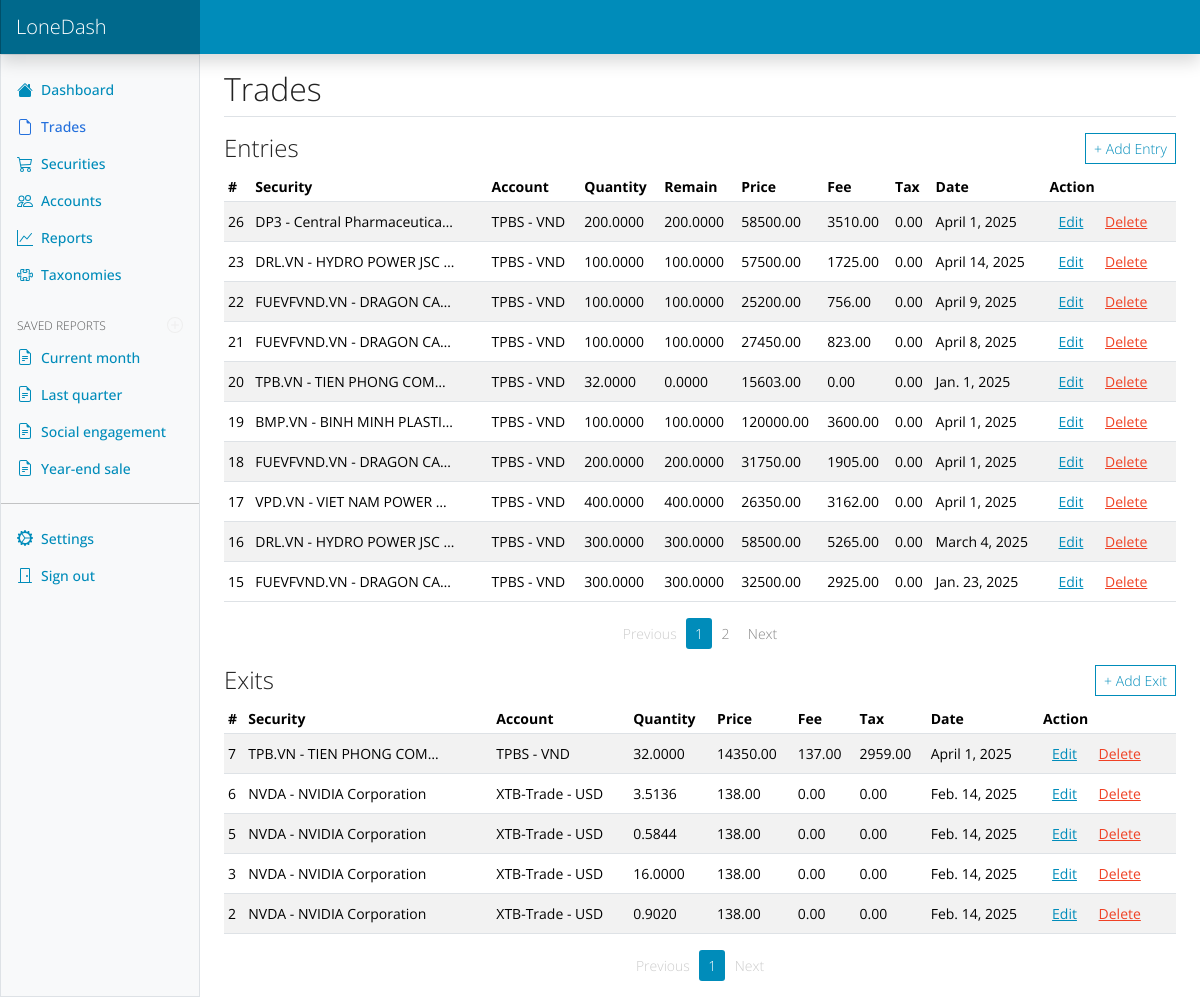
Page /trades/ (signed in) on the committed database.
### dash/models.py (models this page shows, shortened)
class TradeEntry(models.Model):
    account = models.ForeignKey(Account, on_delete=models.CASCADE, related_name='entries')
    security = models.ForeignKey('Security', on_delete=models.CASCADE, related_name='entries')
    quantity = models.DecimalField(max_digits=16, decimal_places=4)
    price = models.DecimalField(max_digits=16, decimal_places=2)
    fee = models.DecimalField(max_digits=16, decimal_places=2, default=0)
    tax = models.DecimalField(max_digits=16, decimal_places=2, default=0)
    date = models.DateField(default=date.today)
    note = models.TextField(blank=True)
    class Meta:
        ordering = ['-date']
    def filled_quantity(self, until_date=None):
        qs = self.exits.all()
        if until_date:
            qs = qs.filter(date__lte=until_date)
        return qs.aggregate(total=models.Sum('quantity'))['total'] or Decimal('0')
    @property
    def remaining_quantity(self) -> Decimal:
        return self.remaining_quantity_at()
    def remaining_quantity_at(self, until_date=None) -> Decimal:
        if until_date is None:
            until_date = date.today()
        if until_date < self.date:
            return Decimal('0')
        return self.quantity - self.filled_quantity(until_date)

class Security(models.Model):
    user = models.ForeignKey(User, on_delete=models.CASCADE, related_name='security')
    code = models.CharField(max_length=20)
    exchange = models.CharField(max_length=20)
    name = models.CharField(max_length=255)
    type = models.CharField(max_length=255, blank=True)
    isin = models.CharField(max_length=20, blank=True)
    close = models.DecimalField(max_digits=16, decimal_places=2, default=0)
    date = models.DateField(default=date.today)
    api_source = models.CharField(max_length=50, blank=True, null=True)
    industry = models.CharField(max_length=100, blank=True)
    sector = models.CharField(max_length=100, blank=True)
    website = models.URLField(blank=True)
    description = models.TextField(blank=True)
    class Meta:
        constraints = [
            models.UniqueConstraint(fields=['user', 'code'], name='unique_user_code')
        ]
        indexes = [
            models.Index(fields=['user', 'code']),
        ]
    def __str__(self):
        return f"{self.code} - {self.name}"

class Account(models.Model):
    user = models.ForeignKey(User, on_delete=models.CASCADE, related_name='accounts')
    name = models.CharField(max_length=255)
    type = models.CharField(max_length=255, choices=[
        ('deposit', 'Deposit'),
        ('broker', 'Broker'),
    ])
    currency = models.ForeignKey(Currency, on_delete=models.PROTECT,null=True)
    active = models.BooleanField(default=True)
    description = models.TextField(blank=True)
    def __str__(self):
        return f"{self.name} - {self.currency}"
    def __init__(self, *args, **kwargs):
        super().__init__(*args, **kwargs)

class Currency(models.Model):
    code = models.CharField(max_length=10, unique=True)  # 'USD'
    name = models.CharField(max_length=100)              # 'US Dollar'
    symbol = models.CharField(max_length=5, blank=True)
    def __str__(self):
        return self.code

class TradeExit(models.Model):
    entry = models.ForeignKey(TradeEntry, on_delete=models.CASCADE, related_name='exits')
    price = models.DecimalField(max_digits=16, decimal_places=2)
    quantity = models.DecimalField(max_digits=16, decimal_places=4)  # Allow partial
    fee = models.DecimalField(max_digits=16, decimal_places=2, default=0)
    tax = models.DecimalField(max_digits=16, decimal_places=2, default=0)
    date = models.DateField(default=date.today)
    class Meta:
        ordering = ['-date']

### dash/views.py (the view)
# urls.py: path('trades/', trades_view, name='trades'),
def trades_view(request):
    entries_list = TradeEntry.objects.filter(account__user=request.user).order_by('-id')
    entries_paginator = Paginator(entries_list, 10)
    entries_page = entries_paginator.get_page(request.GET.get('entries_page'))
    exits_list = TradeExit.objects.filter(entry__account__user=request.user).order_by('-id')
    exits_paginator = Paginator(exits_list, 10)
    exits_page = exits_paginator.get_page(request.GET.get('exits_page'))
    svg_content = get_icons_svg()
    return render(request, "trades.html", {
        'icons_svg': svg_content,
        'entries' : entries_page,
        'exits' : exits_page,
        'active_page': "trades"
        })

### dash/views.py (called while the page is built)
def get_icons_svg():
    current_dir = os.path.dirname(__file__)
    svg_path = os.path.join(current_dir, 'static', 'icons', 'icons.svg')
    with open(svg_path, 'r', encoding='utf-8') as f:
        return f.read()

### dash/templates/trades.html (shortened to what this page needs)
{% extends "base.html" %}
{% block content %}
<main class="col-md-9 ms-sm-auto col-lg-10 px-md-4">
    <div class="d-flex justify-content-between flex-wrap flex-md-nowrap align-items-center pt-3 pb-2 mb-3 border-bottom">
        <h2 class="mb-0">Trades</h2>
    </div>
    <div class="d-flex justify-content-between align-items-center mb-2">
        <h4 class="mb-0">Entries</h4>
        <button type="button" class="btn btn-sm btn-outline-primary" id="btn-add-entry">+ Add Entry</button>
    </div>
    <div class="table-responsive small">
        <table class="table table-striped table-sm table-hover">
            <thead>
                <tr>
                    <th scope="col">#</th>
                    <th scope="col">Security</th>
                    <th scope="col">Account</th>
                    <th scope="col">Quantity</th>
                    <th scope="col">Remain</th>
                    <th scope="col">Price</th>
                    <th scope="col">Fee</th>
                    <th scope="col">Tax</th>
                    <th scope="col">Date</th>
                    <th scope="col">Action</th>
                </tr>
            </thead>
            <tbody>
                {% for entry in entries %}
                <tr>
                    <td>{{ entry.id }}</td>
                    <td><div title="{{ entry.security }}" class="truncate-col">{{ entry.security }}</div></td>
                    <td>{{ entry.account }}</td>
                    <td>{{ entry.quantity}}</td>
                    <td>{{ entry.remaining_quantity|floatformat:"4"}}</td>
                    <td>{{ entry.price}}</td>
                    <td>{{ entry.fee}}</td>
                    <td>{{ entry.tax }}</td>
                    <td>{{ entry.date}}</td>
                    <td>
                        <button class="btn btn-sm btn-link btn-edit_entry" data-id="{{ entry.id }}">Edit</button>
                        <button class="btn btn-sm btn-link text-danger btn-delete-entry"
                            data-id="{{ entry.id }}">Delete</button>
                    </td>
                </tr>
                {% empty %}
                <tr>
                    <td colspan="10" class="text-center">No entry found.</td>
                </tr>
                {% endfor %}
            </tbody>
        </table>
    </div>
    <nav>
        <ul class="pagination pagination-sm justify-content-center">
            {% if entries.has_previous %}
            <li class="page-item">
                <a class="page-link" href="?entries_page={{ entries.previous_page_number }}">Previous</a>
            </li>
            {% else %}
            <li class="page-item disabled"><span class="page-link">Previous</span></li>
            {% endif %}
            {% for num in entries.paginator.page_range %}
            <li class="page-item {% if entries.number == num %}active{% endif %}">
                <a class="page-link" href="?entries_page={{ num }}">{{ num }}</a>
            </li>
            {% endfor %}
            {% if entries.has_next %}
            <li class="page-item">
                <a class="page-link" href="?entries_page={{ entries.next_page_number }}">Next</a>
            </li>
            {% else %}
            <li class="page-item disabled"><span class="page-link">Next</span></li>
            {% endif %}
        </ul>
    </nav>
    <div class="d-flex justify-content-between align-items-center mb-2">
        <h4 class="mb-0">Exits</h4>
        <button type="button" class="btn btn-sm btn-outline-primary" id="btn-add-exit">+ Add Exit</button>
    </div>
    <div class="table-responsive small">
        <table class="table table-striped table-sm table-hover">
            <thead>
                <tr>
                    <th scope="col">#</th>
                    <th scope="col">Security</th>
                    <th scope="col">Account</th>
                    <th scope="col">Quantity</th>
                    <th scope="col">Price</th>
                    <th scope="col">Fee</th>
                    <th scope="col">Tax</th>
                    <th scope="col">Date</th>
                    <th scope="col">Action</th>
                </tr>
            </thead>
            <tbody>
                {% for exit in exits %}
                <tr>
                    <td>{{ exit.id }}</td>
                    <td><div title="{{ exit.entry.security }}" class="truncate-col">{{ exit.entry.security }}</div></td>
                    <td>{{ exit.entry.account }}</td>
                    <td>{{ exit.quantity}}</td>
                    <td>{{ exit.price}}</td>
                    <td>{{ exit.fee}}</td>
                    <td>{{ exit.tax }}</td>
                    <td>{{ exit.date}}</td>
                    <td>
                        <button class="btn btn-sm btn-link btn-edit_exit" data-id="{{ exit.id }}">Edit</button>
                        <button class="btn btn-sm btn-link text-danger btn-delete-exit"
                            data-id="{{ exit.id }}">Delete</button>
                    </td>
                </tr>
                {% empty %}
                <tr>
                    <td colspan="9" class="text-center">No exit found.</td>
                </tr>
                {% endfor %}
            </tbody>
        </table>
    </div>
    <nav>
        <ul class="pagination pagination-sm justify-content-center">
            {% if exits.has_previous %}
            <li class="page-item">
                <a class="page-link" href="?exits_page={{ exits.previous_page_number }}">Previous</a>
            </li>
            {% else %}
            <li class="page-item disabled"><span class="page-link">Previous</span></li>
            {% endif %}
            {% for num in exits.paginator.page_range %}
            <li class="page-item {% if exits.number == num %}active{% endif %}">
                <a class="page-link" href="?exits_page={{ num }}">{{ num }}</a>
            </li>
            {% endfor %}
            {% if exits.has_next %}
            <li class="page-item">
                <a class="page-link" href="?exits_page={{ exits.next_page_number }}">Next</a>
            </li>
            {% else %}
            <li class="page-item disabled"><span class="page-link">Next</span></li>
            {% endif %}
        </ul>
    </nav>
</main>
{% endblock %}
{% block page_scripts %}
{% load static %}
{% endblock %}

### dash/static/css/style.css (style rules this page uses)
.table td { vertical-align: middle; }
.truncate-col { max-width: 200px; white-space: nowrap; overflow: hidden; text-overflow: ellipsis; }

### rows in the picture
TradeEntry: id "26", security "DP3 - Central Pharmaceutica…", account "TPBS - VND", quantity "200.0000", remaining_quantity "200.0000", price "58500.00", fee "3510.00", tax "0.00", date "April 1, 2025"
TradeEntry: id "23", security "DRL.VN - HYDRO POWER JSC…", account "TPBS - VND", quantity "100.0000", remaining_quantity "100.0000", price "57500.00", fee "1725.00", tax "0.00", date "April 14, 2025"
TradeEntry: id "22", security "FUEVFVND.VN - DRAGON CA…", account "TPBS - VND", quantity "100.0000", remaining_quantity "100.0000", price "25200.00", fee "756.00", tax "0.00", date "April 9, 2025"
TradeEntry: id "21", security "FUEVFVND.VN - DRAGON CA…", account "TPBS - VND", quantity "100.0000", remaining_quantity "100.0000", price "27450.00", fee "823.00", tax "0.00", date "April 8, 2025"
TradeEntry: id "20", security "TPB.VN - TIEN PHONG COM…", account "TPBS - VND", quantity "32.0000", remaining_quantity "0.0000", price "15603.00", fee "0.00", tax "0.00", date "Jan. 1, 2025"
TradeEntry: id "19", security "BMP.VN - BINH MINH PLASTI…", account "TPBS - VND", quantity "100.0000", remaining_quantity "100.0000", price "120000.00", fee "3600.00", tax "0.00", date "April 1, 2025"
TradeEntry: id "18", security "FUEVFVND.VN - DRAGON CA…", account "TPBS - VND", quantity "200.0000", remaining_quantity "200.0000", price "31750.00", fee "1905.00", tax "0.00", date "April 1, 2025"
TradeEntry: id "17", security "VPD.VN - VIET NAM POWER…", account "TPBS - VND", quantity "400.0000", remaining_quantity "400.0000", price "26350.00", fee "3162.00", tax "0.00", date "April 1, 2025"
TradeEntry: id "16", security "DRL.VN - HYDRO POWER JSC…", account "TPBS - VND", quantity "300.0000", remaining_quantity "300.0000", price "58500.00", fee "5265.00", tax "0.00", date "March 4, 2025"
TradeEntry: id "15", security "FUEVFVND.VN - DRAGON CA…", account "TPBS - VND", quantity "300.0000", remaining_quantity "300.0000", price "32500.00", fee "2925.00", tax "0.00", date "Jan. 23, 2025"
TradeExit: id "7", entry.security "TPB.VN - TIEN PHONG COM…", entry.account "TPBS - VND", quantity "32.0000", price "14350.00", fee "137.00", tax "2959.00", date "April 1, 2025"
TradeExit: id "6", entry.security "NVDA - NVIDIA Corporation", entry.account "XTB-Trade - USD", quantity "3.5136", price "138.00", fee "0.00", tax "0.00", date "Feb. 14, 2025"
TradeExit: id "5", entry.security "NVDA - NVIDIA Corporation", entry.account "XTB-Trade - USD", quantity "0.5844", price "138.00", fee "0.00", tax "0.00", date "Feb. 14, 2025"
TradeExit: id "3", entry.security "NVDA - NVIDIA Corporation", entry.account "XTB-Trade - USD", quantity "16.0000", price "138.00", fee "0.00", tax "0.00", date "Feb. 14, 2025"
TradeExit: id "2", entry.security "NVDA - NVIDIA Corporation", entry.account "XTB-Trade - USD", quantity "0.9020", price "138.00", fee "0.00", tax "0.00", date "Feb. 14, 2025"

### other values in the picture
{{ num }} "1" "2"
{{ num }} "1"
